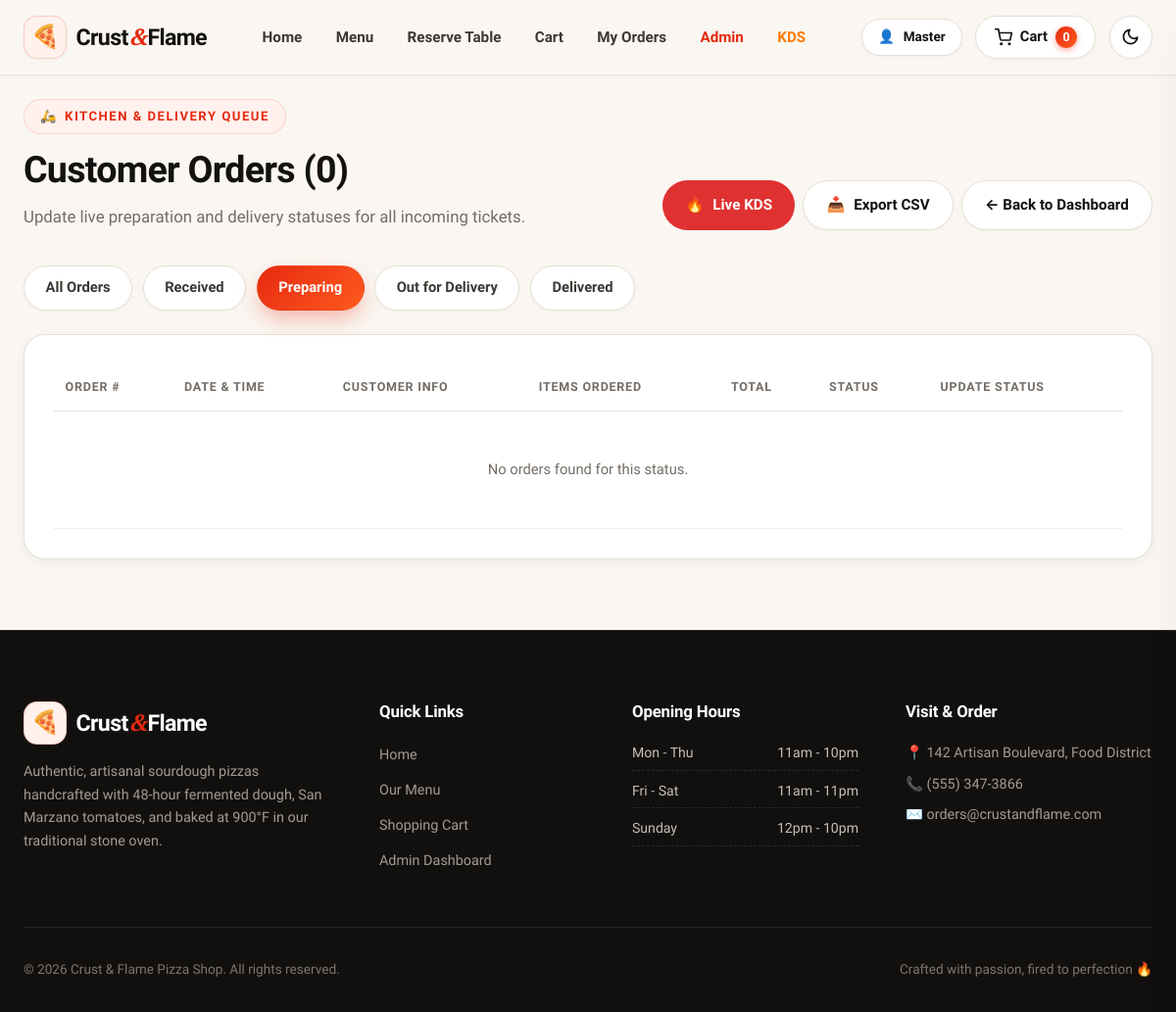
/admin/orders?status_filter=Preparing (signed in), run on an earlier commit of the app's database.
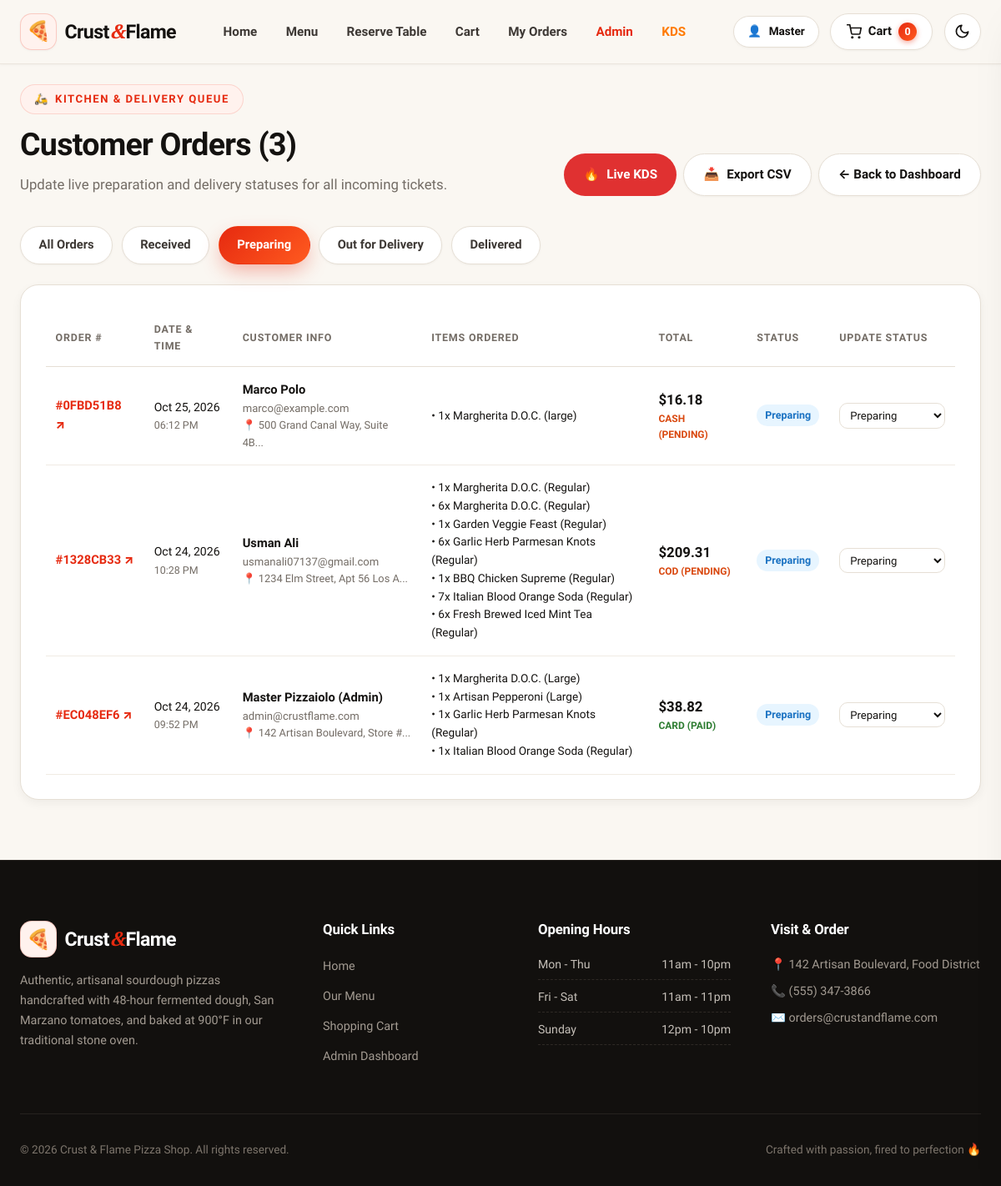
And on a later commit of the database.
### app/models/order.py (models this page shows, shortened)
class Order(Base):
    __tablename__ = "orders"
    id = Column(Integer, primary_key=True, index=True)
    order_number = Column(String(36), unique=True, index=True, default=lambda: str(uuid.uuid4())[:8].upper())
    user_id = Column(Integer, ForeignKey("users.id", ondelete="SET NULL"), nullable=True)
    customer_name = Column(String(100), nullable=False)
    customer_email = Column(String(100), nullable=False)
    customer_phone = Column(String(30), nullable=True)
    address = Column(Text, nullable=False)
    delivery_notes = Column(Text, nullable=True)
    subtotal = Column(Float, default=0.0)
    tax = Column(Float, default=0.0)
    delivery_fee = Column(Float, default=0.0)
    discount = Column(Float, default=0.0)
    tip_amount = Column(Float, default=0.0)
    total = Column(Float, default=0.0)
    coupon_code = Column(String(50), nullable=True)
    points_earned = Column(Integer, default=0)
    points_redeemed = Column(Integer, default=0)
    order_type = Column(String(20), default="delivery")  # 'delivery' or 'pickup'
    scheduled_time = Column(String(50), nullable=True)  # 'ASAP' or 'Today at 7:30 PM'
    driver_name = Column(String(50), default="Marco Rossi")
    driver_phone = Column(String(30), default="+1 (555) 234-8901")
    driver_vehicle = Column(String(50), default="Red Piaggio Vespa (FL-902)")
    payment_method = Column(String(30), default="cod")  # 'cod', 'card', 'online'
    payment_status = Column(String(30), default="pending")  # 'pending', 'paid', 'refunded'
    status = Column(String(50), default="Received")  # 'Received', 'Preparing', 'Out for Delivery', 'Delivered', 'Cancelled'
    created_at = Column(DateTime, default=datetime.utcnow)
    updated_at = Column(DateTime, default=datetime.utcnow, onupdate=datetime.utcnow)
    user = relationship("User", back_populates="orders")
    items = relationship("OrderItem", back_populates="order", cascade="all, delete-orphan")

class OrderItem(Base):
    __tablename__ = "order_items"
    id = Column(Integer, primary_key=True, index=True)
    order_id = Column(Integer, ForeignKey("orders.id", ondelete="CASCADE"), nullable=False)
    menu_item_id = Column(Integer, ForeignKey("menu_items.id"), nullable=True)
    pizza_id = Column(Integer, nullable=True)  # legacy column support
    crust_id = Column(Integer, ForeignKey("crusts.id"), nullable=True)
    size = Column(String(20), default="Regular")  # Small, Medium, Large, Regular
    quantity = Column(Integer, default=1)
    price = Column(Float, nullable=False, default=0.0)  # legacy column & price
    unit_price = Column(Float, nullable=True, default=0.0)
    line_total = Column(Float, default=0.0)
    special_instructions = Column(String(200), nullable=True)
    split_mode = Column(String(20), default="whole")  # 'whole' or 'half_half'
    sauce = Column(String(50), default="San Marzano Tomato")
    cheese_style = Column(String(50), default="Fior di Latte")
    half_left_details = Column(Text, nullable=True)
    half_right_details = Column(Text, nullable=True)
    order = relationship("Order", back_populates="items")
    menu_item = relationship("MenuItem", foreign_keys=[menu_item_id], back_populates="order_items")
    crust = relationship("Crust")
    toppings = relationship("OrderItemTopping", back_populates="order_item", cascade="all, delete-orphan")

### app/models/menu.py (models this page shows, shortened)
class MenuItem(Base):
    __tablename__ = "menu_items"
    id = Column(Integer, primary_key=True, index=True)
    name = Column(String(100), unique=True, nullable=False)
    slug = Column(String(100), unique=True, index=True, nullable=False)
    description = Column(Text, default="")
    base_price = Column(Float, nullable=False)
    category_id = Column(Integer, ForeignKey("categories.id"), nullable=False)
    image_filename = Column(String(255), default="default_pizza.jpeg")
    is_vegetarian = Column(Boolean, default=False)
    is_spicy = Column(Boolean, default=False)
    is_featured = Column(Boolean, default=False)
    is_available = Column(Boolean, default=True)
    created_at = Column(DateTime, default=datetime.utcnow)
    category = relationship("Category", back_populates="items")
    order_items = relationship("OrderItem", back_populates="menu_item")
    reviews = relationship("Review", back_populates="menu_item", cascade="all, delete-orphan")

### app/routers/admin.py (the view)
@router.get("/orders", response_class=HTMLResponse)
def admin_orders(
    request: Request,
    status_filter: Optional[str] = None,
    current_user: User = Depends(require_role(["admin", "staff"])),
    db: Session = Depends(get_db)
):
    query = db.query(Order)
    if status_filter and status_filter != "all":
        query = query.filter(Order.status == status_filter)
    orders = query.order_by(Order.created_at.desc()).all()
    return templates.TemplateResponse(
        "admin/orders.html",
        {
            "request": request,
            "user": current_user,
            "orders": orders,
            "current_filter": status_filter or "all"
        }
    )

### app/templates/admin/orders.html (shortened to what the changed rows need)
{% extends "base.html" %}
{% block content %}
<div class="admin-header">
  <div>
    <div class="section-tag">
      <span>🛵</span> Kitchen & Delivery Queue
    </div>
    <h1 class="section-title">Customer Orders ({{ orders|length }})</h1>
    <p class="section-subtitle">
      Update live preparation and delivery statuses for all incoming tickets.
    </p>
  </div>
</div>
<div class="admin-card">
  <div class="table-responsive">
    <table class="admin-table">
      <thead>
        <tr>
          <th>Order #</th>
          <th>Date & Time</th>
          <th>Customer Info</th>
          <th>Items Ordered</th>
          <th>Total</th>
          <th>Status</th>
          <th>Update Status</th>
        </tr>
      </thead>
      <tbody>
        {% for ord in orders %}
          <tr>
            <td>
              <a href="/orders/{{ ord.id }}" target="_blank" style="font-weight: 800; color: var(--primary);">
                #{{ ord.order_number or ord.id }} &nearr;
              </a>
            </td>
            <td>
              <span style="font-size: 0.88rem;">{{ ord.created_at.strftime('%b %d, %Y') }}</span>
              <div style="font-size: 0.78rem; color: var(--text-muted);">{{ ord.created_at.strftime('%I:%M %p') }}</div>
            </td>
            <td>
              <strong>{{ ord.customer_name }}</strong>
              <div style="font-size: 0.82rem; color: var(--text-muted);">{{ ord.customer_email }}</div>
              <div style="font-size: 0.8rem; color: var(--text-muted);">📍 {{ ord.address[:30] }}...</div>
            </td>
            <td>
              <div style="font-size: 0.85rem; max-width: 250px;">
                {% for it in ord.items %}
                  <div>&bull; {{ it.quantity }}x {{ it.menu_item.name if it.menu_item else 'Pizza' }} ({{ it.size }})</div>
                {% endfor %}
              </div>
            </td>
            <td>
              <strong style="font-size: 1.05rem;">${{ '%.2f'|format(ord.total) }}</strong>
              <div style="font-size: 0.75rem; text-transform: uppercase; font-weight: 700; color: {{ 'var(--secondary)' if ord.payment_status == 'paid' else '#D9480F' }};">
                {{ ord.payment_method.upper() }} ({{ ord.payment_status }})
              </div>
            </td>
            <td>
              {% set st = ord.status %}
              <span style="display: inline-block; font-size: 0.78rem; font-weight: 700; padding: 3px 10px; border-radius: var(--radius-full);
                {% if st == 'Delivered' %}background: var(--secondary-soft); color: var(--secondary);
                {% elif st == 'Out for Delivery' %}background: #FFF4E6; color: #D9480F;
                {% elif st == 'Preparing' %}background: #E7F5FF; color: #1971C2;
                {% else %}background: var(--primary-soft); color: var(--primary);{% endif %}">
                {{ ord.status }}
              </span>
            </td>
            <td>
              <form method="post" action="/admin/orders/{{ ord.id }}/status" style="display: flex; flex-direction: column; gap: 4px;">
                <select name="status" class="form-control" style="font-size: 0.82rem; padding: 0.35rem 0.5rem;" onchange="this.form.submit()">
                  <option value="Preparing" {% if ord.status == 'Preparing' %}selected{% endif %}>Preparing</option>
                </select>
              </form>
            </td>
          </tr>
        {% else %}
          <tr>
            <td colspan="7" style="text-align: center; color: var(--text-muted); padding: 3rem;">
              No orders found for this status.
            </td>
          </tr>
        {% endfor %}
      </tbody>
    </table>
  </div>
</div>
{% endblock %}

What changed in the data, as far as the page shows it:
added Order: order_number "0FBD51B8", created_at "Oct 25, 2026", created_at "06:12 PM", customer_name "Marco Polo", customer_email "marco@example.com", address "500 Grand Canal Way, Suite 4B", total "16.18", payment_method "CASH", payment_status "PENDING", status "Preparing"
added OrderItem: quantity "1", menu_item "Margherita D.O.C.", size "large", shown under "0FBD51B8"
added Order: order_number "1328CB33", created_at "Oct 24, 2026", created_at "10:28 PM", customer_name "Usman Ali", customer_email "usmanali07137@gmail.com", address "1234 Elm Street, Apt 56 Los A", total "209.31", payment_method "COD", payment_status "PENDING", status "Preparing"
added OrderItem: quantity "1", menu_item "Margherita D.O.C.", size "Regular", shown under "1328CB33"
added OrderItem: quantity "6", menu_item "Margherita D.O.C.", size "Regular", shown under "1328CB33"
added OrderItem: quantity "1", menu_item "Garden Veggie Feast", size "Regular", shown under "1328CB33"
added OrderItem: quantity "6", menu_item "Garlic Herb Parmesan Knots", size "Regular", shown under "1328CB33"
added OrderItem: quantity "1", menu_item "BBQ Chicken Supreme", size "Regular", shown under "1328CB33"
added OrderItem: quantity "7", menu_item "Italian Blood Orange Soda", size "Regular", shown under "1328CB33"
added OrderItem: quantity "6", menu_item "Fresh Brewed Iced Mint Tea", size "Regular", shown under "1328CB33"
now on this page (row edited): Order: order_number "EC048EF6", created_at "Oct 24, 2026", created_at "09:52 PM", customer_name "Master Pizzaiolo (Admin)", customer_email "admin@crustflame.com", address "142 Artisan Boulevard, Store #", total "38.82", payment_method "CARD", payment_status "PAID", status "Preparing"
now on this page (row unchanged): OrderItem: quantity "1", menu_item "Margherita D.O.C.", size "Large", shown under "EC048EF6"
now on this page (row unchanged): OrderItem: quantity "1", menu_item "Artisan Pepperoni", size "Large", shown under "EC048EF6"
now on this page (row unchanged): OrderItem: quantity "1", menu_item "Garlic Herb Parmesan Knots", size "Regular", shown under "EC048EF6"
now on this page (row unchanged): OrderItem: quantity "1", menu_item "Italian Blood Orange Soda", size "Regular", shown under "EC048EF6"
Also different on the page:
{{ orders|length }}: "0" → "3"
text no longer shown: "No orders found for this status."
